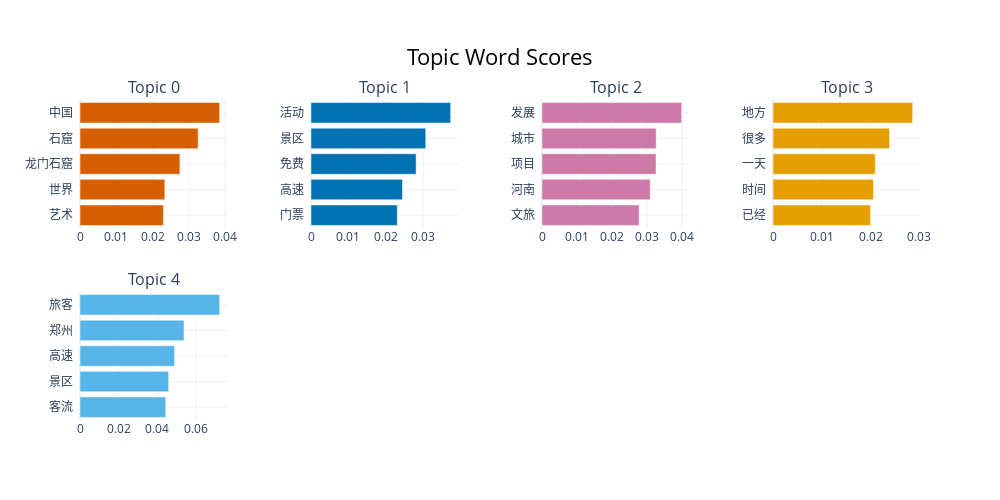

This figure's notebook cell:
### Markdown cell above
# 可视化

### Code cell
topic_model.visualize_barchart()

### Figure 1 — Plotly figure (JSON) as saved in the notebook; plotly's stock layout.template omitted (floating-point values rounded to 4 significant figures)
{"data": [{"marker": {"color": "#D55E00"}, "orientation": "h", "type": "bar", "x": [0.02298, 0.02338, 0.02752, 0.03255, 0.03847], "xaxis": "x", "y": ["艺术  ", "世界  ", "龙门石窟  ", "石窟  ", "中国  "], "yaxis": "y"}, {"marker": {"color": "#0072B2"}, "orientation": "h", "type": "bar", "x": [0.02311, 0.0245, 0.02817, 0.03074, 0.03742], "xaxis": "x2", "y": ["门票  ", "高速  ", "免费  ", "景区  ", "活动  "], "yaxis": "y2"}, {"marker": {"color": "#CC79A7"}, "orientation": "h", "type": "bar", "x": [0.0277, 0.03086, 0.03252, 0.03256, 0.03983], "xaxis": "x3", "y": ["文旅  ", "河南  ", "项目  ", "城市  ", "发展  "], "yaxis": "y3"}, {"marker": {"color": "#E69F00"}, "orientation": "h", "type": "bar", "x": [0.02, 0.0206, 0.02098, 0.0239, 0.02864], "xaxis": "x4", "y": ["已经  ", "时间  ", "一天  ", "很多  ", "地方  "], "yaxis": "y4"}, {"marker": {"color": "#56B4E9"}, "orientation": "h", "type": "bar", "x": [0.04431, 0.04582, 0.04887, 0.05377, 0.07215], "xaxis": "x5", "y": ["客流  ", "景区  ", "高速  ", "郑州  ", "旅客  "], "yaxis": "y5"}], "layout": {"annotations": [{"font": {"size": 16}, "showarrow": false, "text": "Topic 0", "x": 0.0875, "xanchor": "center", "xref": "paper", "y": 1, "yanchor": "bottom", "yref": "paper"}, {"font": {"size": 16}, "showarrow": false, "text": "Topic 1", "x": 0.3625, "xanchor": "center", "xref": "paper", "y": 1, "yanchor": "bottom", "yref": "paper"}, {"font": {"size": 16}, "showarrow": false, "text": "Topic 2", "x": 0.6375, "xanchor": "center", "xref": "paper", "y": 1, "yanchor": "bottom", "yref": "paper"}, {"font": {"size": 16}, "showarrow": false, "text": "Topic 3", "x": 0.9125, "xanchor": "center", "xref": "paper", "y": 1, "yanchor": "bottom", "yref": "paper"}, {"font": {"size": 16}, "showarrow": false, "text": "Topic 4", "x": 0.0875, "xanchor": "center", "xref": "paper", "y": 0.4, "yanchor": "bottom", "yref": "paper"}], "height": 500, "hoverlabel": {"bgcolor": "white", "font": {"family": "Rockwell", "size": 16}}, "showlegend": false, "title": {"font": {"color": "Black", "size": 22}, "text": "Topic Word Scores", "x": 0.5, "xanchor": "center", "yanchor": "top"}, "width": 1000, "xaxis": {"anchor": "y", "domain": [0, 0.175], "showgrid": true}, "xaxis2": {"anchor": "y2", "domain": [0.275, 0.45], "showgrid": true}, "xaxis3": {"anchor": "y3", "domain": [0.55, 0.725], "showgrid": true}, "xaxis4": {"anchor": "y4", "domain": [0.825, 1], "showgrid": true}, "xaxis5": {"anchor": "y5", "domain": [0, 0.175], "showgrid": true}, "xaxis6": {"anchor": "y6", "domain": [0.275, 0.45], "showgrid": true}, "xaxis7": {"anchor": "y7", "domain": [0.55, 0.725], "showgrid": true}, "xaxis8": {"anchor": "y8", "domain": [0.825, 1], "showgrid": true}, "yaxis": {"anchor": "x", "domain": [0.6, 1], "showgrid": true}, "yaxis2": {"anchor": "x2", "domain": [0.6, 1], "showgrid": true}, "yaxis3": {"anchor": "x3", "domain": [0.6, 1], "showgrid": true}, "yaxis4": {"anchor": "x4", "domain": [0.6, 1], "showgrid": true}, "yaxis5": {"anchor": "x5", "domain": [0, 0.4], "showgrid": true}, "yaxis6": {"anchor": "x6", "domain": [0, 0.4], "showgrid": true}, "yaxis7": {"anchor": "x7", "domain": [0, 0.4], "showgrid": true}, "yaxis8": {"anchor": "x8", "domain": [0, 0.4], "showgrid": true}}}
